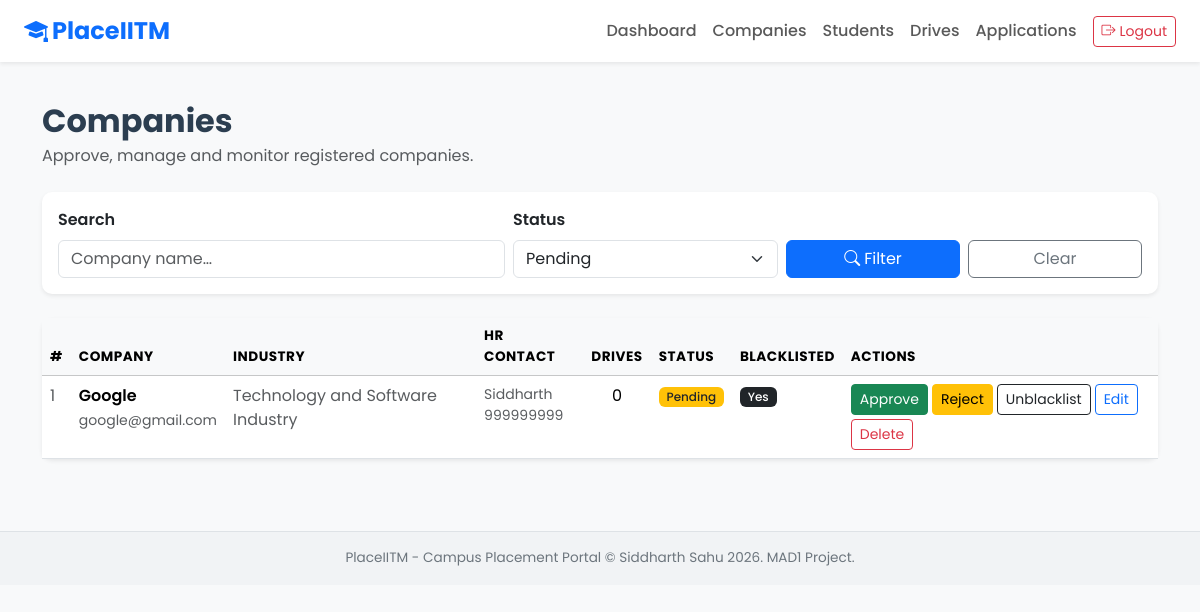
Page /admin/companies?status=pending (signed in) on the committed database.
### models.py (models this page shows, shortened)
class Company(db.Model):
    __tablename__ = "companies"
    id = db.Column(db.Integer, primary_key=True)
    user_id = db.Column(db.Integer, db.ForeignKey('users.id'), nullable=False, unique=True)
    company_name = db.Column(db.String(200), nullable=False)
    industry = db.Column(db.String(100))
    hr_name = db.Column(db.String(100))
    hr_contact = db.Column(db.String(100))
    website = db.Column(db.String(200))
    description = db.Column(db.Text)
    location = db.Column(db.String(100))
    approval_status = db.Column(db.String(30), default='pending', nullable=False)
    registered_at = db.Column(db.DateTime, default= datetime.utcnow)
    updated_at = db.Column(db.DateTime, default= datetime.utcnow, onupdate=datetime.utcnow)
    drives = db.relationship("PlacementDrive", backref="company", lazy=True, cascade="all, delete-orphan")

class User(UserMixin, db.Model):
    __tablename__ = "users"
    id = db.Column(db.Integer, primary_key=True)
    username = db.Column(db.String(120), unique=True, nullable=False)
    role = db.Column(db.String(30), nullable=False)
    email = db.Column(db.String(191), unique=True, nullable=False, index=True)
    passwd = db.Column(db.String(256), nullable=False)
    is_active = db.Column(db.Boolean, default=True)
    created_at = db.Column(db.DateTime, default= datetime.utcnow)
    updated_at = db.Column(db.DateTime, default= datetime.utcnow, onupdate=datetime.utcnow)
    is_blacklisted = db.Column(db.Boolean, default=False)
    def is_admin(self):
        return self.role == Admin_role
    company_profile = db.relationship("Company", backref=db.backref('user', uselist=False),
                                      uselist=False, cascade = "all, delete-orphan")
    student_profile = db.relationship('Student', backref=db.backref('user', uselist=False),uselist=False, cascade="all, delete-orphan")

### app.py (the view)
@app.route('/admin/companies')
@admin_required
def admin_companies():
    search = request.args.get('search', '').strip()
    status = request.args.get('status', '').strip()
    query = Company.query
    if search:
        query = query.filter(Company.company_name.ilike(f'%{search}%'))
    if status:
        query = query.filter_by(approval_status=status)
    companies = query.order_by(Company.registered_at.desc()).all()
    return render_template('admin_companies.html', companies=companies, search=search, status_filter=status)

### app.py (called while the page is built)
@login_manager.user_loader
def load_user(user_id):
    return User.query.get(int(user_id))

def admin_required(f):
    @wraps(f)
    @login_required
    def decorated(*args, **kwargs):
        if not current_user.is_admin():
            flash('Acces denied - Admins allowed only.', 'danger')
            abort(403)
        return f(*args, **kwargs)
    return decorated

### templates/admin_companies.html (shortened to what this page needs)
{% extends "base.html" %}
{% block content %}
<div class="d-flex justify-content-between align-items-center mb-4">
    <div>
        <h2 class="fw-bold mb-1">Companies</h2>
        <p class="text-muted mb-0">Approve, manage and monitor registered companies.</p>
    </div>
</div>
<div class="card shadow-sm border-0 mb-4">
    <div class="card-body">
        <form method="GET" action="{{ url_for('admin_companies') }}">
            <div class="row g-2 align-items-end">
                <div class="col-md-5">
                    <label class="form-label fw-semibold">Search</label>
                    <input type="text" class="form-control" name="search"
                           placeholder="Company name…" value="{{ search }}">
                </div>
                <div class="col-md-3">
                    <label class="form-label fw-semibold">Status</label>
                    <select name="status" class="form-select">
                        <option value="pending"  {% if status_filter == 'pending'  %}selected{% endif %}>Pending</option>
                    </select>
                </div>
                <div class="col-md-2">
                    <button type="submit" class="btn btn-primary w-100">
                        <i class="bi bi-search me-1"></i>Filter
                    </button>
                </div>
                <div class="col-md-2">
                    <a href="{{ url_for('admin_companies') }}" class="btn btn-outline-secondary w-100">
                        Clear
                    </a>
                </div>
            </div>
        </form>
    </div>
</div>
<div class="card shadow-sm border-0">
    <div class="card-body p-0">
        {% if companies %}
        <div class="table-responsive">
            <table class="table table-hover mb-0">
                <thead class="table-light">
                    <tr>
                        <th>#</th>
                        <th>Company</th>
                        <th>Industry</th>
                        <th>HR Contact</th>
                        <th>Drives</th>
                        <th>Status</th>
                        <th>Blacklisted</th>
                        <th>Actions</th>
                    </tr>
                </thead>
                <tbody>
                    {% for co in companies %}
                    <tr>
                        <td class="text-muted">{{ co.id }}</td>
                        <td>
                            <div class="fw-semibold">{{ co.company_name }}</div>
                            <small class="text-muted">{{ co.user.email }}</small>
                        </td>
                        <td class="text-muted">{{ co.industry or '-' }}</td>
                        <td class="text-muted small">
                            {{ co.hr_name or '-' }}<br>
                            {{ co.hr_contact or '' }}
                        </td>
                        <td class="text-center">{{ co.drives | length }}</td>
                        <td>
                            {% if co.approval_status == 'pending' %}
                                <span class="badge bg-warning text-dark">Pending</span>
                            {% elif co.approval_status == 'approved' %}
                                <span class="badge bg-success">Approved</span>
                            {% else %}
                                <span class="badge bg-danger">Rejected</span>
                            {% endif %}
                        </td>
                        <td>
                            {% if co.user.is_blacklisted %}
                                <span class="badge bg-dark">Yes</span>
                            {% else %}
                                <span class="badge bg-light text-muted border">No</span>
                            {% endif %}
                        </td>
                        <td>
                            <div class="d-flex flex-wrap gap-1">
                                {% if co.approval_status != 'approved' %}
                                <form method="POST" action="{{ url_for('admin_company_approve', co_id=co.id) }}">
                                    <button type="submit" class="btn btn-sm btn-success">Approve</button>
                                </form>
                                {% endif %}
                                {% if co.approval_status != 'rejected' %}
                                <form method="POST" action="{{ url_for('admin_company_reject', co_id=co.id) }}">
                                    <button type="submit" class="btn btn-sm btn-warning">Reject</button>
                                </form>
                                {% endif %}
                                <form method="POST" action="{{ url_for('admin_toggle_company_blacklist', co_id=co.id) }}">
                                    <button type="submit" class="btn btn-sm btn-outline-dark">
                                        {% if co.user.is_blacklisted %}Unblacklist{% else %}Blacklist{% endif %}
                                    </button>
                                </form>
                                <a href="{{ url_for('admin_company_edit', co_id=co.id) }}"
                                   class="btn btn-sm btn-outline-primary">Edit</a>
                                <form method="POST" action="{{ url_for('admin_company_delete', co_id=co.id) }}">
                                    <button type="submit" class="btn btn-sm btn-outline-danger">
                                        Delete
                                    </button>
                                </form>
                            </div>
                        </td>
                    </tr>
                    {% endfor %}
                </tbody>
            </table>
        </div>
        {% else %}
            <div class="text-center py-5 text-muted">
                <i class="bi bi-building fs-1 d-block mb-2 opacity-25"></i>
                <p>No companies found.</p>
            </div>
        {% endif %}
    </div>
</div>
{% endblock %}

### templates/base.html (style rules this page uses)
body { font-family: 'Poppins', sans-serif; background-color: #f8f9fa; color: #2c3e50; }
.card { border-radius: 10px; }
.table th { font-size: 0.85rem; text-transform: uppercase; letter-spacing: 0.5px; }
.badge { font-weight: 500; }

### rows in the picture
Company: id "1", company_name "Google", user.email "google@gmail.com", industry "Technology and Software Industry", hr_name "Siddharth", hr_contact "999999999", drives|length "0", approval_status "Pending"
